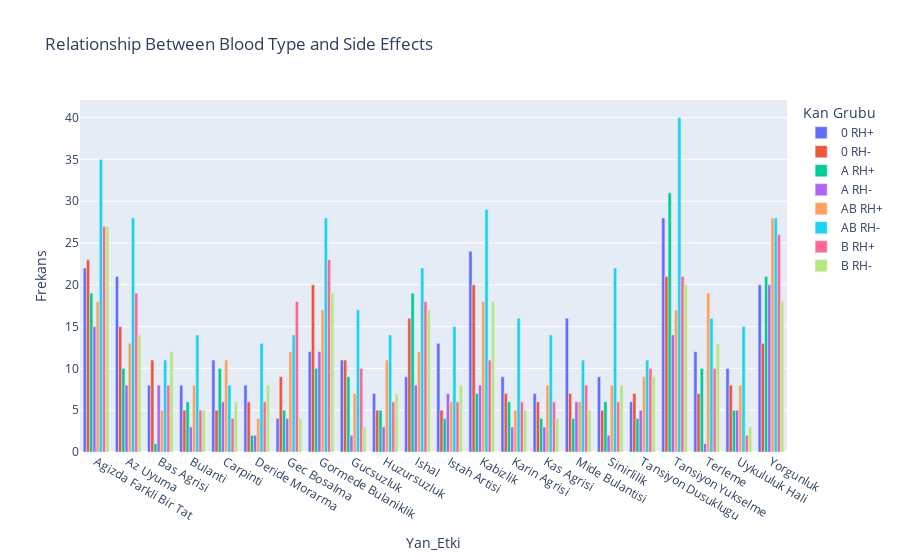

This figure's notebook cell:
### Code cell
# Creating a bar chart (Alternative Table)
blood_group_effect_group = side_effects_data.groupby(['Kan Grubu', 'Yan_Etki']).size().reset_index(name = 'Frekans')

fig = px.bar(blood_group_effect_group, 
             x = 'Yan_Etki', 
             y = 'Frekans', 
             color = 'Kan Grubu', 
             barmode = 'group',
             title = "Relationship Between Blood Type and Side Effects")

fig.show()

### Figure 1 — Plotly figure (JSON) as saved in the notebook; plotly's stock layout.template omitted (floating-point values rounded to 4 significant figures)
{"data": [{"alignmentgroup": "True", "hovertemplate": "Kan Grubu=0 RH+<br>Yan_Etki=%{x}<br>Frekans=%{y}<extra></extra>", "legendgroup": "0 RH+", "marker": {"color": "#636efa", "pattern": {"shape": ""}}, "name": "0 RH+", "offsetgroup": "0 RH+", "orientation": "v", "showlegend": true, "textposition": "auto", "type": "bar", "x": ["Agizda Farkli Bir Tat", "Az Uyuma", "Bas Agrisi", "Bulanti", "Carpinti", "Deride Morarma", "Gec Bosalma", "Gormede Bulaniklik", "Gucsuzluk", "Huzursuzluk", "Ishal", "Istah Artisi", "Kabizlik", "Karin Agrisi", "Kas Agrisi", "Mide Bulantisi", "Sinirlilik", "Tansiyon Dusuklugu", "Tansiyon Yukselme", "Terleme", "Uykululuk Hali", "Yorgunluk"], "xaxis": "x", "y": [22, 21, 8, 8, 11, 8, 4, 12, 11, 7, 9, 13, 24, 9, 7, 16, 9, 6, 28, 12, 10, 20], "yaxis": "y"}, {"alignmentgroup": "True", "hovertemplate": "Kan Grubu=0 RH-<br>Yan_Etki=%{x}<br>Frekans=%{y}<extra></extra>", "legendgroup": "0 RH-", "marker": {"color": "#EF553B", "pattern": {"shape": ""}}, "name": "0 RH-", "offsetgroup": "0 RH-", "orientation": "v", "showlegend": true, "textposition": "auto", "type": "bar", "x": ["Agizda Farkli Bir Tat", "Az Uyuma", "Bas Agrisi", "Bulanti", "Carpinti", "Deride Morarma", "Gec Bosalma", "Gormede Bulaniklik", "Gucsuzluk", "Huzursuzluk", "Ishal", "Istah Artisi", "Kabizlik", "Karin Agrisi", "Kas Agrisi", "Mide Bulantisi", "Sinirlilik", "Tansiyon Dusuklugu", "Tansiyon Yukselme", "Terleme", "Uykululuk Hali", "Yorgunluk"], "xaxis": "x", "y": [23, 15, 11, 5, 5, 6, 9, 20, 11, 5, 16, 5, 20, 7, 6, 7, 5, 7, 21, 7, 8, 13], "yaxis": "y"}, {"alignmentgroup": "True", "hovertemplate": "Kan Grubu=A RH+<br>Yan_Etki=%{x}<br>Frekans=%{y}<extra></extra>", "legendgroup": "A RH+", "marker": {"color": "#00cc96", "pattern": {"shape": ""}}, "name": "A RH+", "offsetgroup": "A RH+", "orientation": "v", "showlegend": true, "textposition": "auto", "type": "bar", "x": ["Agizda Farkli Bir Tat", "Az Uyuma", "Bas Agrisi", "Bulanti", "Carpinti", "Deride Morarma", "Gec Bosalma", "Gormede Bulaniklik", "Gucsuzluk", "Huzursuzluk", "Ishal", "Istah Artisi", "Kabizlik", "Karin Agrisi", "Kas Agrisi", "Mide Bulantisi", "Sinirlilik", "Tansiyon Dusuklugu", "Tansiyon Yukselme", "Terleme", "Uykululuk Hali", "Yorgunluk"], "xaxis": "x", "y": [19, 10, 1, 6, 10, 2, 5, 10, 9, 5, 19, 4, 7, 6, 4, 4, 6, 4, 31, 10, 5, 21], "yaxis": "y"}, {"alignmentgroup": "True", "hovertemplate": "Kan Grubu=A RH-<br>Yan_Etki=%{x}<br>Frekans=%{y}<extra></extra>", "legendgroup": "A RH-", "marker": {"color": "#ab63fa", "pattern": {"shape": ""}}, "name": "A RH-", "offsetgroup": "A RH-", "orientation": "v", "showlegend": true, "textposition": "auto", "type": "bar", "x": ["Agizda Farkli Bir Tat", "Az Uyuma", "Bas Agrisi", "Bulanti", "Carpinti", "Deride Morarma", "Gec Bosalma", "Gormede Bulaniklik", "Gucsuzluk", "Huzursuzluk", "Ishal", "Istah Artisi", "Kabizlik", "Karin Agrisi", "Kas Agrisi", "Mide Bulantisi", "Sinirlilik", "Tansiyon Dusuklugu", "Tansiyon Yukselme", "Terleme", "Uykululuk Hali", "Yorgunluk"], "xaxis": "x", "y": [15, 8, 8, 3, 6, 2, 4, 12, 2, 3, 8, 7, 8, 3, 3, 6, 2, 5, 14, 1, 5, 20], "yaxis": "y"}, {"alignmentgroup": "True", "hovertemplate": "Kan Grubu=AB RH+<br>Yan_Etki=%{x}<br>Frekans=%{y}<extra></extra>", "legendgroup": "AB RH+", "marker": {"color": "#FFA15A", "pattern": {"shape": ""}}, "name": "AB RH+", "offsetgroup": "AB RH+", "orientation": "v", "showlegend": true, "textposition": "auto", "type": "bar", "x": ["Agizda Farkli Bir Tat", "Az Uyuma", "Bas Agrisi", "Bulanti", "Carpinti", "Deride Morarma", "Gec Bosalma", "Gormede Bulaniklik", "Gucsuzluk", "Huzursuzluk", "Ishal", "Istah Artisi", "Kabizlik", "Karin Agrisi", "Kas Agrisi", "Mide Bulantisi", "Sinirlilik", "Tansiyon Dusuklugu", "Tansiyon Yukselme", "Terleme", "Uykululuk Hali", "Yorgunluk"], "xaxis": "x", "y": [18, 13, 5, 8, 11, 4, 12, 17, 7, 11, 12, 6, 18, 5, 8, 6, 8, 9, 17, 19, 8, 28], "yaxis": "y"}, {"alignmentgroup": "True", "hovertemplate": "Kan Grubu=AB RH-<br>Yan_Etki=%{x}<br>Frekans=%{y}<extra></extra>", "legendgroup": "AB RH-", "marker": {"color": "#19d3f3", "pattern": {"shape": ""}}, "name": "AB RH-", "offsetgroup": "AB RH-", "orientation": "v", "showlegend": true, "textposition": "auto", "type": "bar", "x": ["Agizda Farkli Bir Tat", "Az Uyuma", "Bas Agrisi", "Bulanti", "Carpinti", "Deride Morarma", "Gec Bosalma", "Gormede Bulaniklik", "Gucsuzluk", "Huzursuzluk", "Ishal", "Istah Artisi", "Kabizlik", "Karin Agrisi", "Kas Agrisi", "Mide Bulantisi", "Sinirlilik", "Tansiyon Dusuklugu", "Tansiyon Yukselme", "Terleme", "Uykululuk Hali", "Yorgunluk"], "xaxis": "x", "y": [35, 28, 11, 14, 8, 13, 14, 28, 17, 14, 22, 15, 29, 16, 14, 11, 22, 11, 40, 16, 15, 28], "yaxis": "y"}, {"alignmentgroup": "True", "hovertemplate": "Kan Grubu=B RH+<br>Yan_Etki=%{x}<br>Frekans=%{y}<extra></extra>", "legendgroup": "B RH+", "marker": {"color": "#FF6692", "pattern": {"shape": ""}}, "name": "B RH+", "offsetgroup": "B RH+", "orientation": "v", "showlegend": true, "textposition": "auto", "type": "bar", "x": ["Agizda Farkli Bir Tat", "Az Uyuma", "Bas Agrisi", "Bulanti", "Carpinti", "Deride Morarma", "Gec Bosalma", "Gormede Bulaniklik", "Gucsuzluk", "Huzursuzluk", "Ishal", "Istah Artisi", "Kabizlik", "Karin Agrisi", "Kas Agrisi", "Mide Bulantisi", "Sinirlilik", "Tansiyon Dusuklugu", "Tansiyon Yukselme", "Terleme", "Uykululuk Hali", "Yorgunluk"], "xaxis": "x", "y": [27, 19, 8, 5, 4, 6, 18, 23, 10, 6, 18, 6, 11, 6, 6, 8, 6, 10, 21, 10, 2, 26], "yaxis": "y"}, {"alignmentgroup": "True", "hovertemplate": "Kan Grubu=B RH-<br>Yan_Etki=%{x}<br>Frekans=%{y}<extra></extra>", "legendgroup": "B RH-", "marker": {"color": "#B6E880", "pattern": {"shape": ""}}, "name": "B RH-", "offsetgroup": "B RH-", "orientation": "v", "showlegend": true, "textposition": "auto", "type": "bar", "x": ["Agizda Farkli Bir Tat", "Az Uyuma", "Bas Agrisi", "Bulanti", "Carpinti", "Deride Morarma", "Gec Bosalma", "Gormede Bulaniklik", "Gucsuzluk", "Huzursuzluk", "Ishal", "Istah Artisi", "Kabizlik", "Karin Agrisi", "Kas Agrisi", "Mide Bulantisi", "Sinirlilik", "Tansiyon Dusuklugu", "Tansiyon Yukselme", "Terleme", "Uykululuk Hali", "Yorgunluk"], "xaxis": "x", "y": [27, 14, 12, 5, 6, 8, 4, 19, 3, 7, 17, 8, 18, 5, 4, 5, 8, 9, 20, 13, 3, 18], "yaxis": "y"}], "layout": {"barmode": "group", "legend": {"title": {"text": "Kan Grubu"}, "tracegroupgap": 0}, "title": {"text": "Relationship Between Blood Type and Side Effects"}, "xaxis": {"anchor": "y", "domain": [0, 1], "title": {"text": "Yan_Etki"}}, "yaxis": {"anchor": "x", "domain": [0, 1], "title": {"text": "Frekans"}}}}
